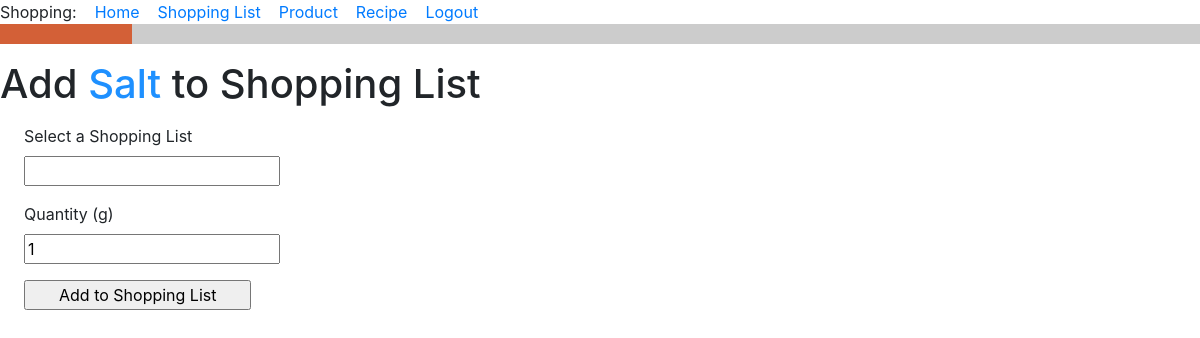
/add_product_to_shopping_list/9 (signed in), run on an earlier commit of the app's database.
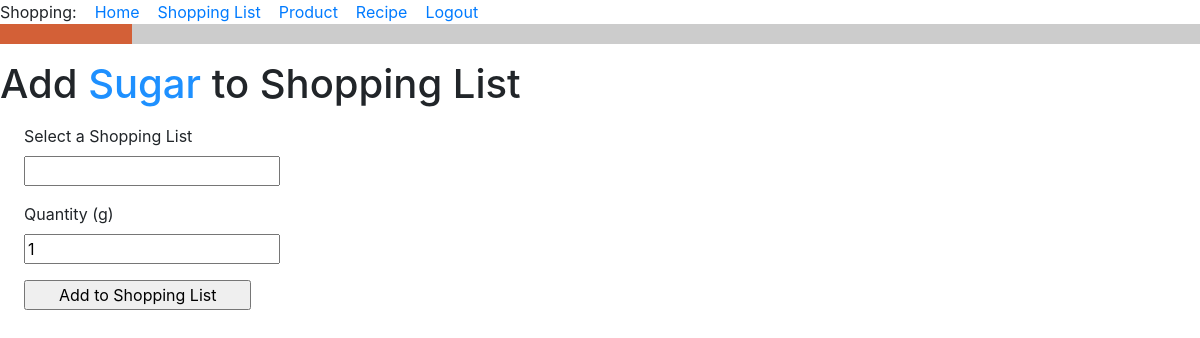
And on a later commit of the database.
### food_app/models.py (models this page shows, shortened)
class Product(db.Model):
    id = db.Column(db.Integer, primary_key=True)
    title = db.Column(db.String(256), index=True, unique=True, nullable=False)
    type_of_product = db.Column(db.String(120))
    unit_of_measure = db.Column(db.String(120))
    def __str__(self):
        return f'{self.title}'.capitalize()  # Big first letter only.

### food_app/routes.py (the view, shortened to what this page needs)
@app.route('/add_product_to_shopping_list/<product_id>', methods=['GET', 'POST'])
@login_required
def add_product_to_list(product_id):
    current_product = Product.query.filter_by(id=product_id).first()
    form = AddProductToListForm()
    if not form.validate_on_submit():
        return render_template(
            "add_product_to_list.html", title='Shopping List', current_product=current_product, form=form
        )

### food_app/forms.py
class AddProductToListForm(FlaskForm):
    shopping_list = QuerySelectField('Select a Shopping List', query_factory=all_lists_titles, allow_blank=False)
    quantity = IntegerField('Quantity', default=1)
    submit = SubmitField('      Add to Shopping List      ')

### food_app/models.py (called while the page is built)
@login.user_loader
def load_user(id):
    return User.query.get(int(id))

### food_app/templates/add_product_to_list.html (shortened to what this page needs)
{% extends "base.html" %}
{% block content %}
<h1>Add <font color="#1e90ff">{{ current_product }}</font> to Shopping List</h1>
  <form action="" method="post">
        <p>
            <p style="margin-left:1.5em">{{ form.shopping_list.label }}<br>
            {{ form.shopping_list }}<br>
        </p>
        <p>
            <p style="margin-left:1.5em">{{ form.quantity.label }} ({{ current_product.unit_of_measure }})<br>
            {{ form.quantity }}<br>
        </p>
        <p><p style="margin-left:1.5em">{{ form.submit() }}</p>
    </form></p>
{% endblock %}

### food_app/templates/base.html (shortened to what this page needs)
<!doctype html>
<html lang="en">
<head>
    {% block head %}
    {% block styles %}
    {{ bootstrap.load_css() }}
    {% endblock %}
    {% endblock %}
<body>
{% block navigation %}
<div>
    Shopping:&#160&#160&#160
    <a href="{{ url_for('index') }}">Home</a>&#160&#160&#160
    <a href="{{ url_for('shopping_list') }}">Shopping List</a>&#160&#160&#160
    <a href="{{ url_for('product') }}">Product</a>&#160&#160&#160
    <a href="{{ url_for('recipe') }}">Recipe</a>&#160&#160&#160
    <a href="{{ url_for('logout') }}">Logout</a>
</div>
{% endblock %}
 <head>
 </head>
 <body>
  <div class="layer1">
   <div class="layer2">
   </div>
  </div>
 </body>
{% block content %}
{% endblock %}

### food_app/templates/base.html (style rules this page uses)
.layer1 { background-color: #D36037; }
.layer2 { margin-left: 11%; background-color: #ccc; padding: 10px; }

What changed in the data, as far as the page shows it:
changed Product: title "Salt" → "Sugar"
